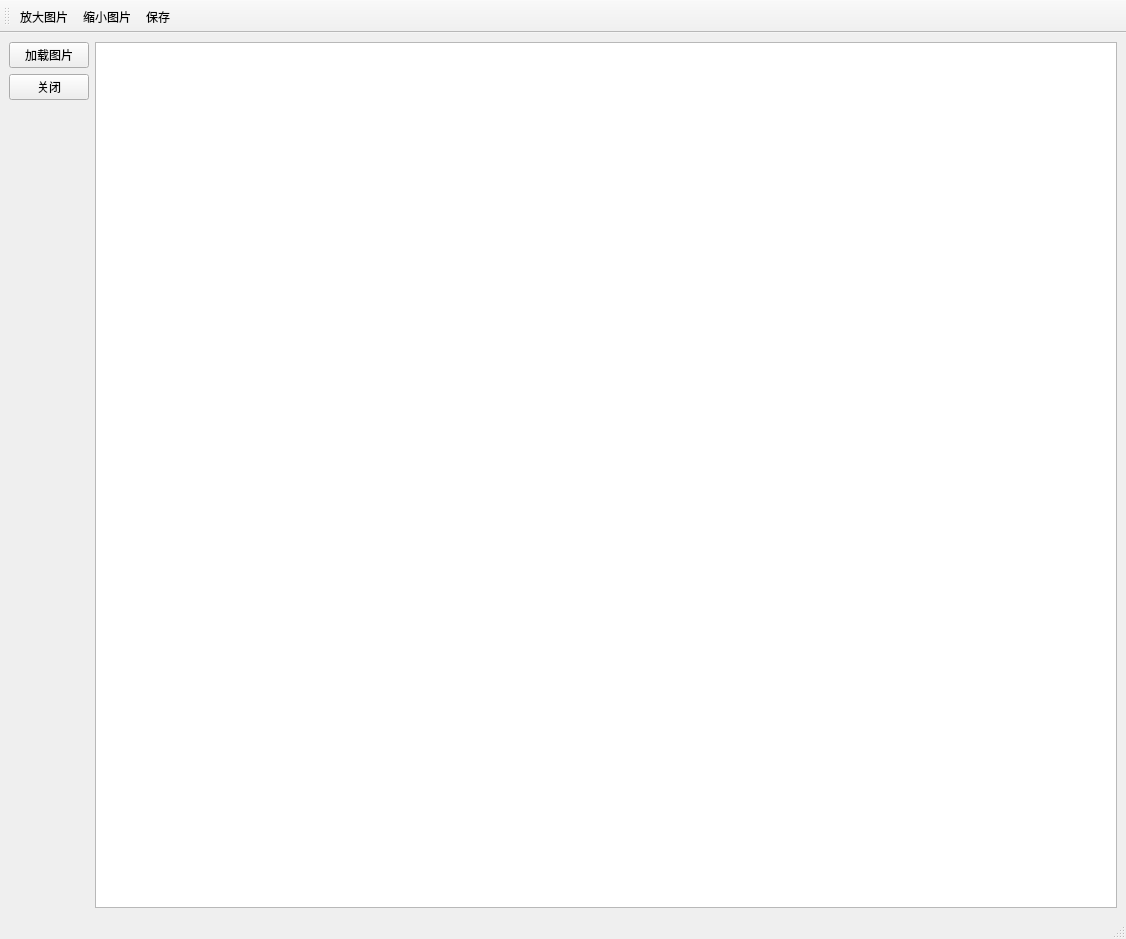
<?xml version="1.0" encoding="UTF-8"?>
<ui version="4.0">
 <class>MainWindow</class>
 <widget class="QMainWindow" name="MainWindow">
  <property name="geometry">
   <rect>
    <x>0</x>
    <y>0</y>
    <width>1126</width>
    <height>939</height>
   </rect>
  </property>
  <property name="sizePolicy">
   <sizepolicy hsizetype="Expanding" vsizetype="Expanding">
    <horstretch>0</horstretch>
    <verstretch>0</verstretch>
   </sizepolicy>
  </property>
  <property name="windowTitle">
   <string>MainWindow</string>
  </property>
  <property name="autoFillBackground">
   <bool>false</bool>
  </property>
  <widget class="QWidget" name="centralwidget">
   <property name="sizePolicy">
    <sizepolicy hsizetype="Expanding" vsizetype="Expanding">
     <horstretch>0</horstretch>
     <verstretch>0</verstretch>
    </sizepolicy>
   </property>
   <property name="minimumSize">
    <size>
     <width>100</width>
     <height>100</height>
    </size>
   </property>
   <property name="maximumSize">
    <size>
     <width>3000</width>
     <height>3000</height>
    </size>
   </property>
   <property name="baseSize">
    <size>
     <width>500</width>
     <height>500</height>
    </size>
   </property>
   <layout class="QHBoxLayout" name="horizontalLayout_2">
    <item>
     <layout class="QHBoxLayout" name="horizontalLayout">
      <item>
       <layout class="QVBoxLayout" name="verticalLayout">
        <item>
         <widget class="QPushButton" name="pushButton_loadPicture">
          <property name="text">
           <string>加载图片</string>
          </property>
         </widget>
        </item>
        <item>
         <widget class="QPushButton" name="pushButton_close">
          <property name="text">
           <string>关闭</string>
          </property>
         </widget>
        </item>
        <item>
         <spacer name="horizontalSpacer">
          <property name="orientation">
           <enum>Qt::Horizontal</enum>
          </property>
          <property name="sizeType">
           <enum>QSizePolicy::Preferred</enum>
          </property>
          <property name="sizeHint" stdset="0">
           <size>
            <width>40</width>
            <height>20</height>
           </size>
          </property>
         </spacer>
        </item>
        <item>
         <spacer name="verticalSpacer">
          <property name="orientation">
           <enum>Qt::Vertical</enum>
          </property>
          <property name="sizeHint" stdset="0">
           <size>
            <width>20</width>
            <height>40</height>
           </size>
          </property>
         </spacer>
        </item>
       </layout>
      </item>
      <item>
       <widget class="QGraphicsView" name="graphicsView">
        <property name="sizePolicy">
         <sizepolicy hsizetype="Expanding" vsizetype="Expanding">
          <horstretch>0</horstretch>
          <verstretch>0</verstretch>
         </sizepolicy>
        </property>
        <property name="baseSize">
         <size>
          <width>2000</width>
          <height>2000</height>
         </size>
        </property>
       </widget>
      </item>
     </layout>
    </item>
   </layout>
  </widget>
  <widget class="QStatusBar" name="statusbar"/>
  <widget class="QToolBar" name="toolBar">
   <property name="windowTitle">
    <string>toolBar</string>
   </property>
   <attribute name="toolBarArea">
    <enum>TopToolBarArea</enum>
   </attribute>
   <attribute name="toolBarBreak">
    <bool>false</bool>
   </attribute>
   <addaction name="zoomIn"/>
   <addaction name="zoomOut"/>
   <addaction name="save"/>
  </widget>
  <action name="zoomIn">
   <property name="text">
    <string>放大图片</string>
   </property>
   <property name="shortcut">
    <string>Ctrl++</string>
   </property>
  </action>
  <action name="zoomOut">
   <property name="text">
    <string>缩小图片</string>
   </property>
   <property name="shortcut">
    <string>Ctrl+-</string>
   </property>
  </action>
  <action name="save">
   <property name="text">
    <string>保存</string>
   </property>
   <property name="shortcut">
    <string>Ctrl+S</string>
   </property>
  </action>
 </widget>
 <tabstops>
  <tabstop>pushButton_loadPicture</tabstop>
  <tabstop>graphicsView</tabstop>
 </tabstops>
 <resources/>
 <connections>
  <connection>
   <sender>pushButton_close</sender>
   <signal>clicked()</signal>
   <receiver>MainWindow</receiver>
   <slot>close()</slot>
   <hints>
    <hint type="sourcelabel">
     <x>84</x>
     <y>106</y>
    </hint>
    <hint type="destinationlabel">
     <x>142</x>
     <y>-17</y>
    </hint>
   </hints>
  </connection>
 </connections>
</ui>
